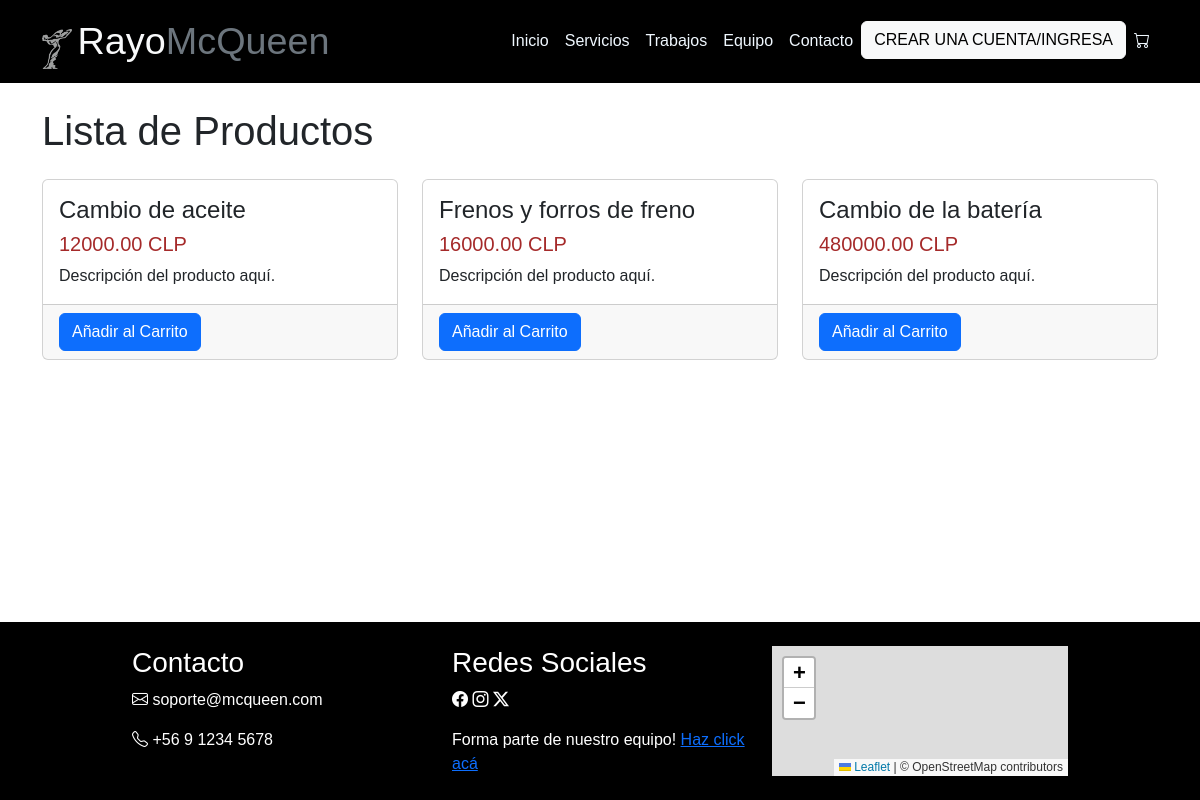
The app's page /taller/tienda/ with its own data.
### taller/models.py (models this page shows, shortened)
class Producto(models.Model):
    pro_id = models.CharField(primary_key=True, max_length=15)
    nombre = models.CharField(unique=True, max_length=100)
    precio = models.DecimalField(max_digits=10, decimal_places=2)

### taller/views.py (the view)
# urls.py: path('tienda/', views.lista_productos, name='lista_productos'),
def lista_productos(request):
    productos = Producto.objects.all()
    return render(request, 'taller/product_list.html', {'productos': productos})

### taller/templates/taller/product_list.html
<!DOCTYPE html>
<html lang="en">
  <body>
    <div id="navbar">{% include 'taller/navbar.html' %}</div>
    <div class="container">
      <h1 class="my-4">Lista de Productos</h1>
      <div class="row">
        {% for producto in productos %}
        <div class="col-lg-4 col-md-6 mb-4">
          <div class="card h-100">
            <div class="card-body">
              <h4 class="card-title">{{ producto.nombre }}</h4>
              <h5>{{ producto.precio }} CLP</h5>
              <p class="card-text">Descripción del producto aquí.</p>
            </div>
            <div class="card-footer">
              <a
                href="{% url 'agregar_al_carrito' producto.pro_id %}"
                class="btn btn-primary"
                >Añadir al Carrito</a
              >
            </div>
          </div>
        </div>
        {% endfor %}
      </div>
    </div>
    <div id="footer">{% include 'taller/footer.html' %}</div>
  </body>
</html>

### administrador/static/style.css (style rules this page uses)
* { margin: 0; padding: 0; box-sizing: border-box; font-family: "Gill Sans", "Gill Sans MT", Calibri, "Trebuchet MS", sans-serif; }
h5 { color: brown; }
body { margin: 0; background-color: white; min-height: 100vh; display: grid; grid-template-rows: auto 1fr auto; }

### records on screen
Producto: nombre "Cambio de aceite", precio "12000.00"
Producto: nombre "Frenos y forros de freno", precio "16000.00"
Producto: nombre "Cambio de la batería", precio "480000.00"
